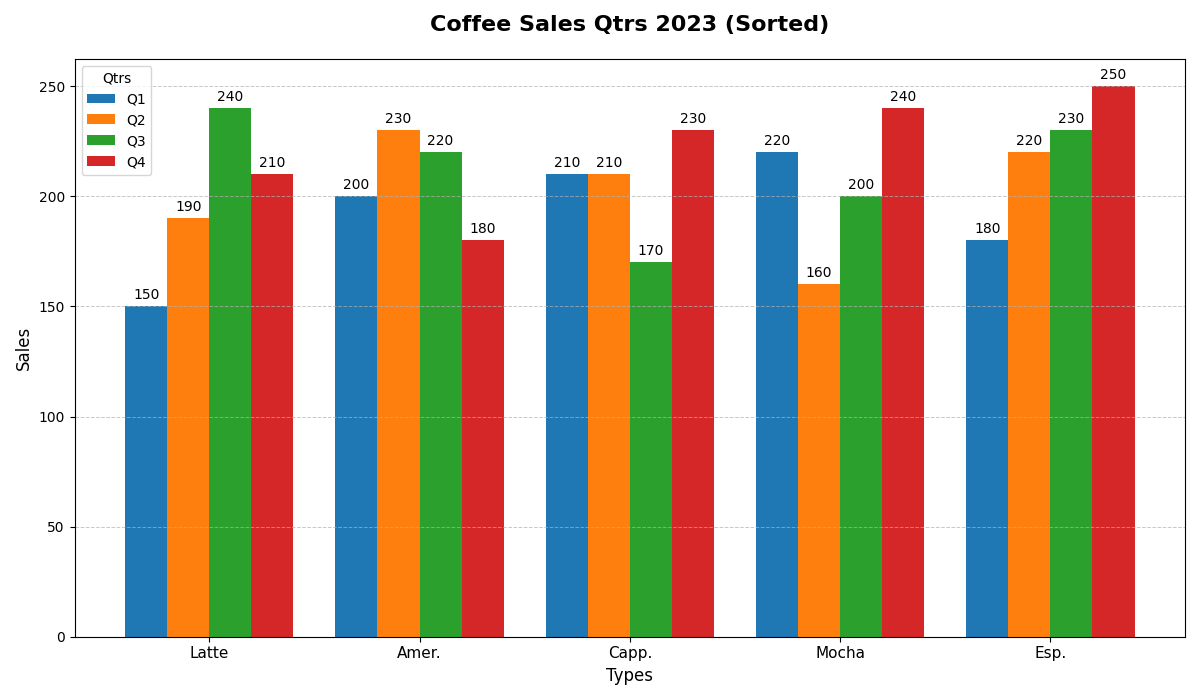

Recreate this plot in Python.
import matplotlib.pyplot as plt
import numpy as np

coffee_types = ['Latte', 'Amer.', 'Capp.', 'Mocha', 'Esp.']  # Sorted based on Q4

# Sales data sorted in ascending order according to sales_Q4
sales_Q1 = [150, 200, 210, 220, 180]
sales_Q2 = [190, 230, 210, 160, 220]
sales_Q3 = [240, 220, 170, 200, 230]
sales_Q4 = [210, 180, 230, 240, 250]

data = [sales_Q1, sales_Q2, sales_Q3, sales_Q4]

x = np.arange(len(coffee_types))

fig, ax = plt.subplots(figsize=(12, 7))
width = 0.2

colors = ['#1f77b4', '#ff7f0e', '#2ca02c', '#d62728']
for i, (sales, color) in enumerate(zip(data, colors)):
    rects = ax.bar(x + i * width, sales, width, label=f'Q{i+1}', color=color)
    for rect in rects:
        height = rect.get_height()
        ax.annotate(f'{height}', xy=(rect.get_x() + rect.get_width() / 2, height),
                    xytext=(0, 3), textcoords="offset points", ha='center', va='bottom', fontsize=10)

ax.set_title('Coffee Sales Qtrs 2023 (Sorted)', fontsize=16, fontweight='bold', pad=20)
ax.set_xlabel('Types', fontsize=12)
ax.set_ylabel('Sales', fontsize=12)
ax.set_xticks(x + width * 1.5)
ax.set_xticklabels(coffee_types, fontsize=11)
ax.legend(title='Qtrs', fontsize=10, loc='upper left')

ax.yaxis.grid(True, linestyle='--', linewidth=0.7, alpha=0.7)

plt.tight_layout()
plt.show()
